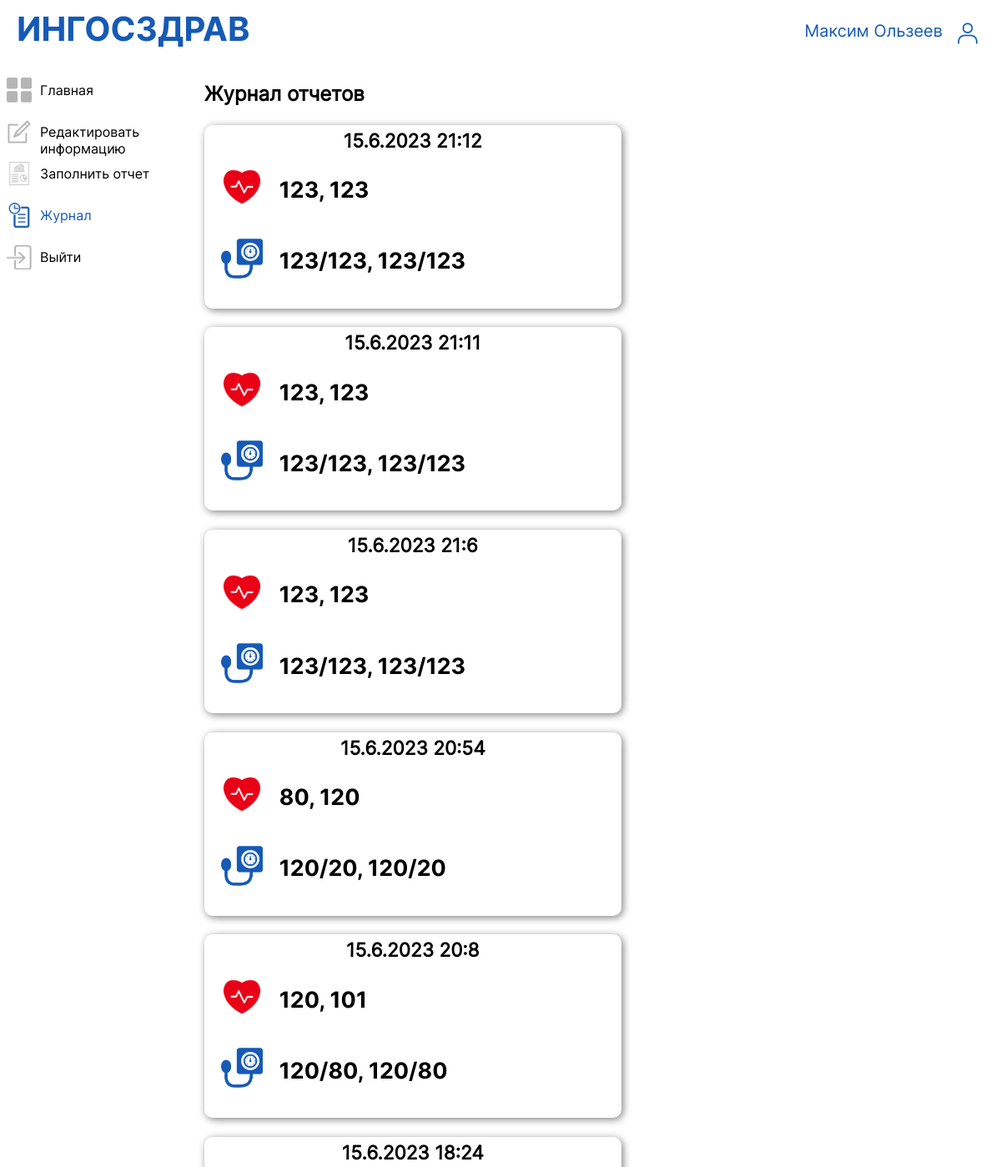
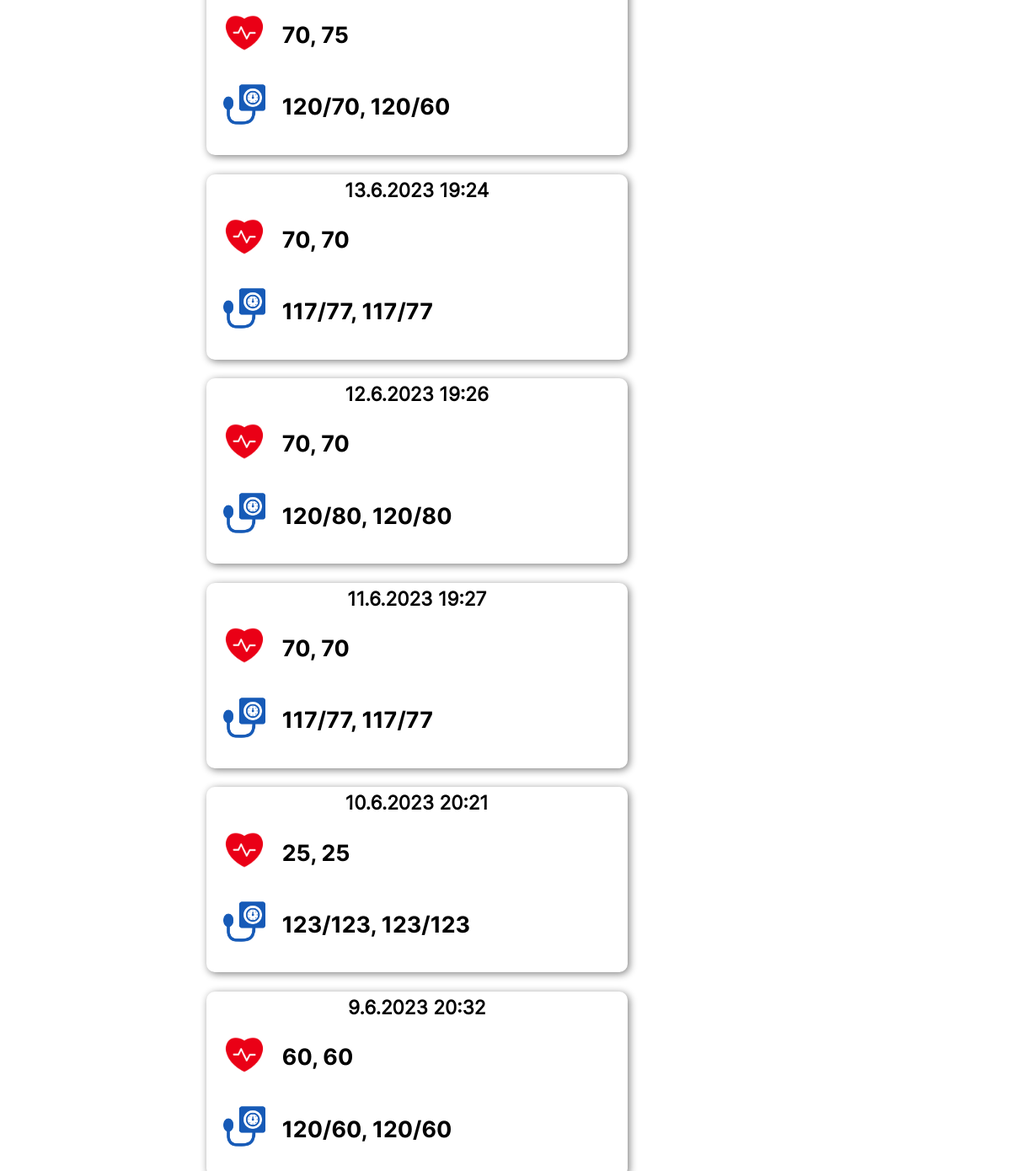
The page /log (signed in) on the database as committed earlier (2 pictures, top to bottom).
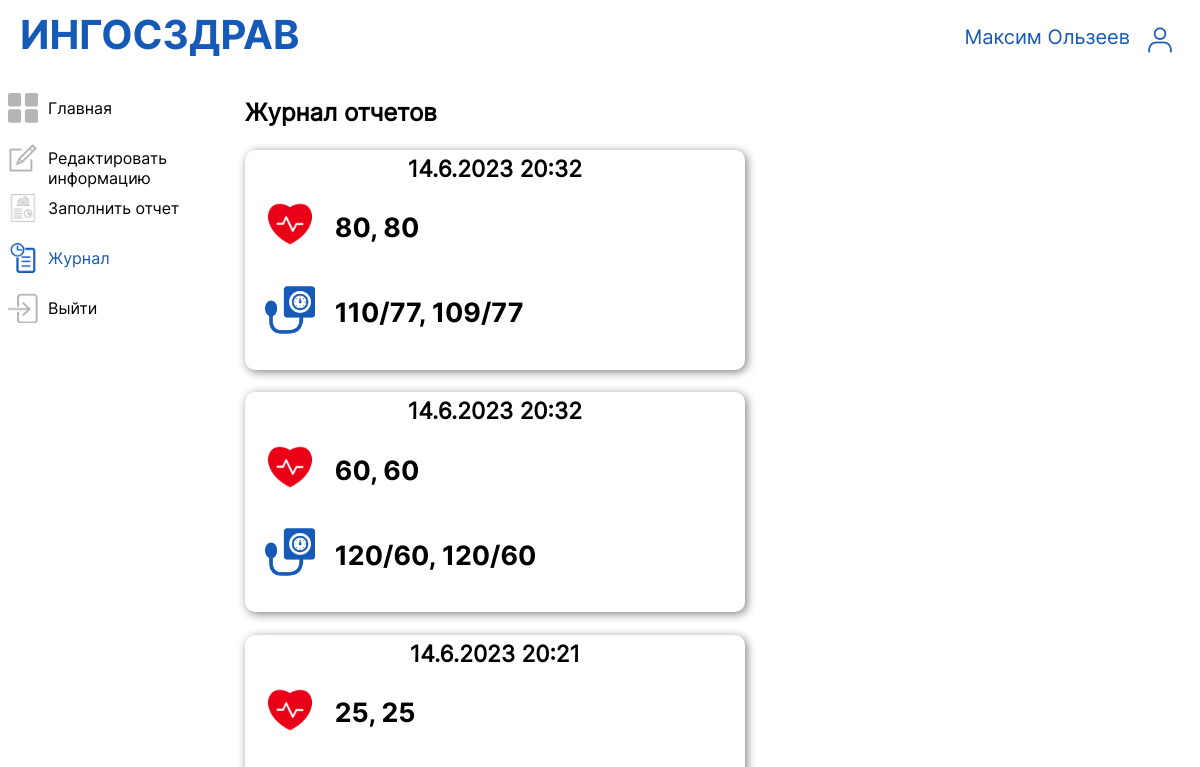
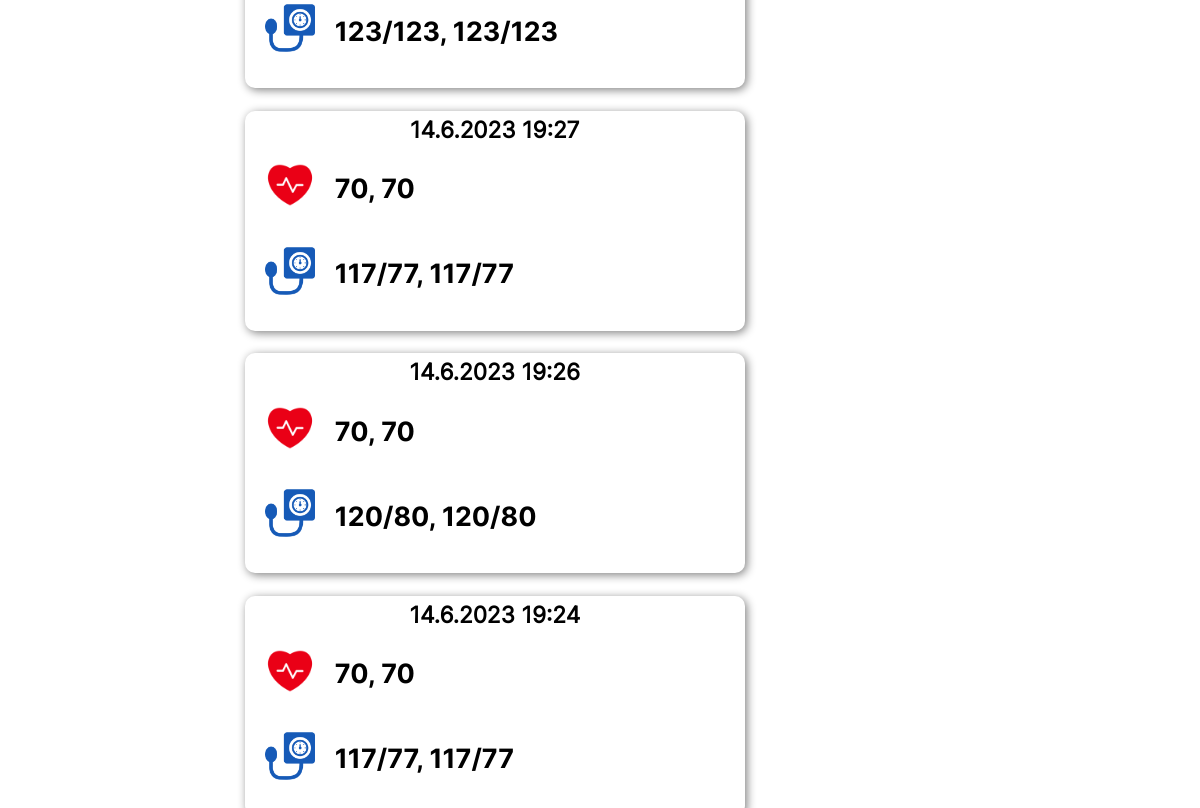
The same page on the database as committed later (2 pictures, top to bottom).
### main/models.py (models this page shows, shortened)
class MedicalInfo(models.Model):
    username = models.CharField(max_length=30)
    report_datetime = models.DateTimeField()
    pulse1 = models.IntegerField()
    pulse2 = models.IntegerField()
    preassure1 = models.IntegerField()
    preassure2 = models.IntegerField()
    preassure3 = models.IntegerField()
    preassure4 = models.IntegerField()
    rating = models.IntegerField()
    class Meta:
        verbose_name = "User's medical info"
        verbose_name_plural = "Users' medical info"

### main/views.py (the view)
# urls.py: path('log', views.personal_area_log, name='area4'),
def personal_area_log(request):
    reports = MedicalInfo.objects.filter(username=request.user.username).order_by("-report_datetime")
    return render(request, 'main/personal_area_log.html', {'is_main': False,
                                                           'chosen': 4,
                                                           "title": get_title(request),
                                                           "reports": reports})

### main/views.py (called while the page is built)
def get_title(request):
    if request.user.is_authenticated:
        first_name = request.user.first_name
        second_name = request.user.last_name
        mail = request.user.username
        if first_name:
            return f"{first_name} {second_name}" if second_name else first_name
        else:
            return mail
    else:
        return ''

### main/templates/main/personal_area_log.html (shortened to what this page needs)
{% extends 'main/list.html' %}
{% load static %}
{% block personal_area_content %}
<div class="personal_area_log_content">
    <h2 class="personal_area_title">Журнал отчетов</h2>
    {% for report in reports %}
        <div class="log_report">
            <h3 class="log_report_title">{{ report.report_datetime.day }}.{{ report.report_datetime.month }}.{{ report.report_datetime.year }} {{ report.report_datetime.hour}}:{{ report.report_datetime.minute }} </h3>
            <div class="log_report_info">
                <img src="{% static 'main/png/heartbeat.png' %}" class="log_report_image">
                <p>{{ report.pulse1 }}, {{ report.pulse2 }}</p>
            </div>
            <div class="log_report_info">
                <img src="{% static 'main/png/pressure.png' %}" class="log_report_image">
                <p>{{ report.preassure2 }}/{{ report.preassure1 }}, {{ report.preassure4 }}/{{ report.preassure3 }}</p>
            </div>
        </div>
    {% endfor %}
</div>
{% endblock %}

Rows that differ between the two databases and show on the page:
no longer on this page (row edited): MedicalInfo: report_datetime.day "15", report_datetime.month "6", report_datetime.year "2023", report_datetime.hour "21", report_datetime.minute "12", pulse1 "123", pulse2 "123", preassure2 "123", preassure1 "123", preassure4 "123", preassure3 "123"
no longer on this page (row edited): MedicalInfo: report_datetime.day "15", report_datetime.month "6", report_datetime.year "2023", report_datetime.hour "21", report_datetime.minute "11", pulse1 "123", pulse2 "123", preassure2 "123", preassure1 "123", preassure4 "123", preassure3 "123"
no longer on this page (row edited): MedicalInfo: report_datetime.day "15", report_datetime.month "6", report_datetime.year "2023", report_datetime.hour "21", report_datetime.minute "6", pulse1 "123", pulse2 "123", preassure2 "123", preassure1 "123", preassure4 "123", preassure3 "123"
no longer on this page (row edited): MedicalInfo: report_datetime.day "15", report_datetime.month "6", report_datetime.year "2023", report_datetime.hour "20", report_datetime.minute "54", pulse1 "80", pulse2 "120", preassure2 "120", preassure1 "20", preassure4 "120", preassure3 "20"
no longer on this page (row edited): MedicalInfo: report_datetime.day "15", report_datetime.month "6", report_datetime.year "2023", report_datetime.hour "20", report_datetime.minute "8", pulse1 "120", pulse2 "101", preassure2 "120", preassure1 "80", preassure4 "120", preassure3 "80"
no longer on this page (row edited): MedicalInfo: report_datetime.day "15", report_datetime.month "6", report_datetime.year "2023", report_datetime.hour "18", report_datetime.minute "24", pulse1 "70", pulse2 "75", preassure2 "120", preassure1 "70", preassure4 "120", preassure3 "60"
added MedicalInfo: report_datetime.day "14", report_datetime.month "6", report_datetime.year "2023", report_datetime.hour "20", report_datetime.minute "32", pulse1 "80", pulse2 "80", preassure2 "110", preassure1 "77", preassure4 "109", preassure3 "77"
changed MedicalInfo (number 2 of 6 on the later page): report_datetime.day "9" → "14"; moves up the list
changed MedicalInfo (number 3 of 6 on the later page): report_datetime.day "10" → "14"; moves up the list
changed MedicalInfo (number 4 of 6 on the later page): report_datetime.day "11" → "14"; moves down the list
changed MedicalInfo (number 5 of 6 on the later page): report_datetime.day "12" → "14"; moves down the list
changed MedicalInfo (number 6 of 6 on the later page): report_datetime.day "13" → "14"
